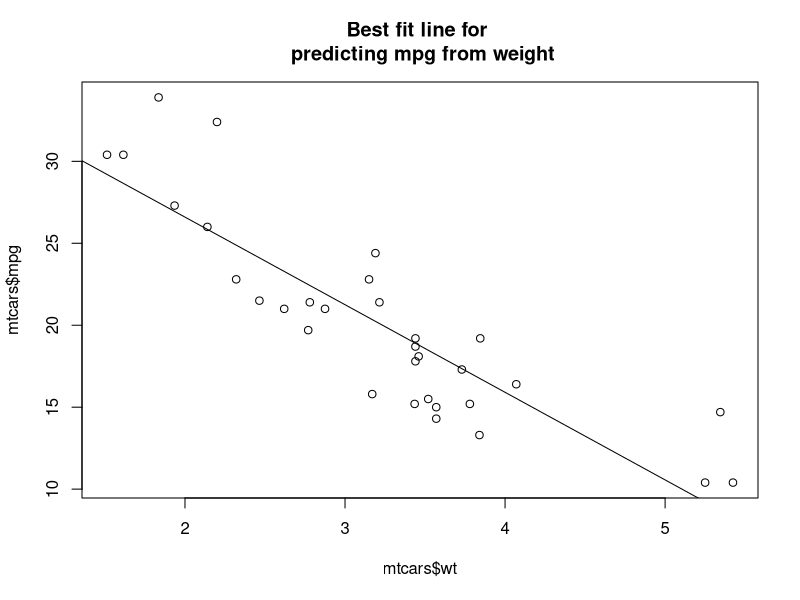
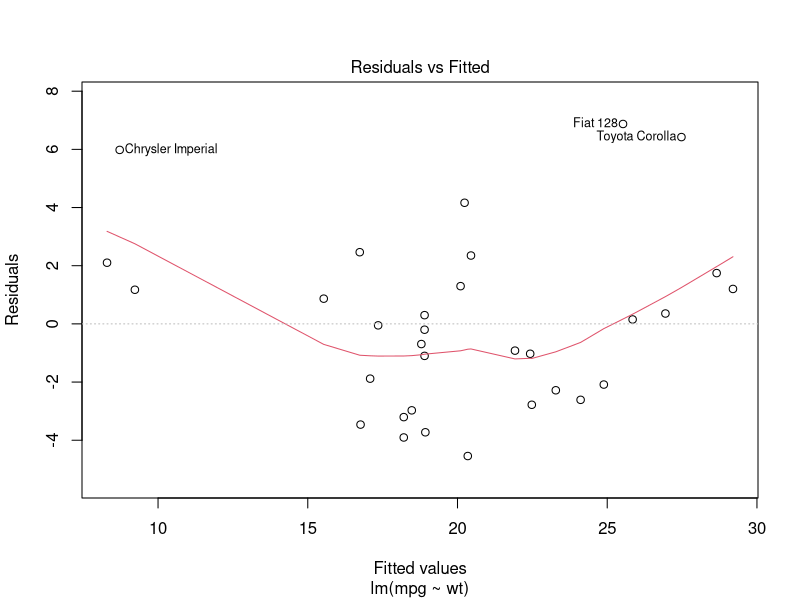
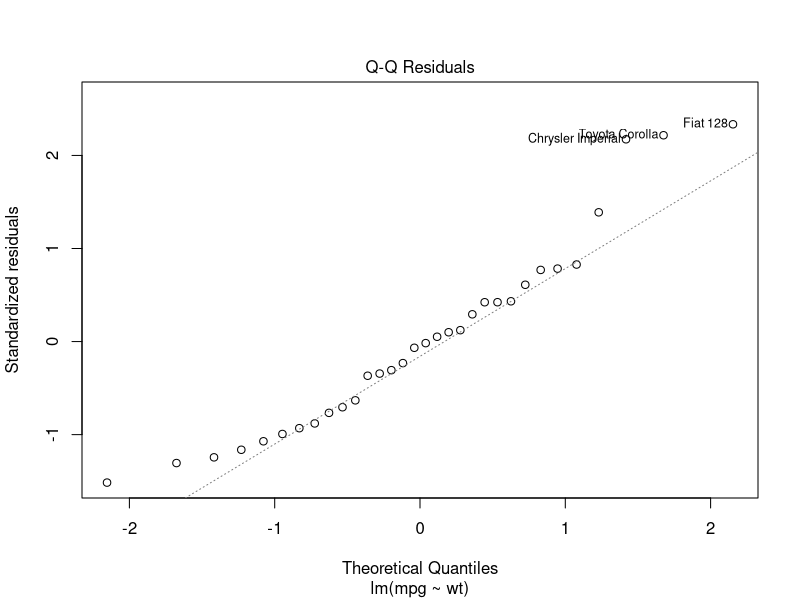

These charts were generated, in order, by the following R code:
## ---- chunk 1
knitr::opts_chunk$set(echo = T, eval = T, fig.width = 5, fig.height = 5, 
    tidy.opts = list(width.cutoff = 60), tidy = F)
## ---- chunk 2
library(tidyverse)
## ---- chunk 3
library(datasets)
data(iris)
## ---- chunk 4
a <- c(1,2,3,4,5) #sæt objektet 'a' til at være en vector af tal 
a
## ---- chunk 5
c <- c("cat","mouse","horse","sheep","dog")
c
## ---- chunk 6
is.numeric(c)
is.character(c)
## ---- chunk 7
tea_coffee <- c("tea","tea","coffee","coffee","tea")
is.factor(tea_coffee)
tea_coffee
## ---- chunk 8
tea_coffee <- as.factor(tea_coffee)
is.factor(tea_coffee)
tea_coffee
## ---- chunk 9
mydf <- data.frame("personID"=1:5, "height"=c(140,187,154,132,165), "age"=c(34,31,25,43,29))
mydf
## ---- chunk 10
mydf$personID
## ---- chunk 11
mydf$colour <- c("red","blue","green","orange","purple") #make new variable which is non-numeric
mydf
## ---- chunk 12
matrix(c(1, 2, 3, 4, 5, 6), 
    nrow=3,
    ncol=2)
## ---- chunk 13
a[1:2]
## ---- chunk 14
mydf[1:2, 2]  #first two rows (observations), second column (variable) only
## ---- chunk 15
mydf[1:2, ]  #first two rows, all columns
## ---- chunk 16
mydf[1:2,"height"]
## ---- chunk 17
mydf[mydf$height>=165,] #alle rækker i datarammen med height = 165 eller over
## ---- chunk 18
mydf[mydf$personID %in% c(1,3,5),] #alle personer med personID 1,3 eller 5 
## ---- chunk 19
mydf[!(mydf$personID %in% c(1,3,5)),] #alle personer med personID 2 eller 4
## ---- chunk 20
x <- rnorm(25,mean=0,sd=1) #standard normal distribution
x #så har vi 25 værdier fra en normal distribution med mean=0 og standard deviation=1.
## ---- chunk 21
head(x) #første 6
tail(x) #sidste 6
x[1] #første værdi
x[length(x)] #sidste data point
## ---- chunk 22
my_mean <- mean(x)
my_median <- median(x)
my_max <- max(x)
my_min <- min(x)
my_var <- var(x)
my_sd <- sd(x)
c(my_mean,my_median,my_max,my_min,my_var,my_sd) #print results
## ---- chunk 23
summary(x)
## ---- chunk 24
data(iris)
tapply(iris$Sepal.Length,iris$Species,mean) # ovenstående i kun en linje
## ---- chunk 25
# gennemsnit Sepal Length for Species setosa
mean_setosa <- mean(iris$Sepal.Length[iris$Species=="setosa"])

# gennemsnit Sepal Length for Species versicolor
mean_versi <- mean(iris$Sepal.Length[iris$Species=="versicolor"]) 

# gennemsnit Sepal Length for Species virginica
mean_virgin <- mean(iris$Sepal.Length[iris$Species=="virginica"])

c(mean_setosa,mean_versi,mean_virgin)
## ---- chunk 26
data(cars)
cor(cars$speed, cars$dist) 
## ---- chunk 27
cor.test(cars$speed, cars$dist) 
## ---- chunk 28
phenotype <- c("red","pink")
copies <- c("0","1","2")
dat <- data.frame(rbind(c(29,31,16),c(11,16,24)))
row.names(dat) <- phenotype
colnames(dat) <- copies
dat %>% knitr::kable("simple",align = "c")
#chisq.test(dat)
## ---- chunk 29
chisq.test(dat)
## ---- chunk 30
set.seed(290223) # bare for at få den samme resultat hver gang
x <- rnorm(10,mean = 3,sd = 1)
## ---- chunk 31
t.test(x,mu = 3)
## ---- chunk 32
x <- rnorm(10,3,1)
y <- rnorm(10,5,1)

t.test(x,y,var.equal = T)
## ---- chunk 33
x <- rnorm(10,3,1)
y <- rnorm(10,5,3) #større variance

t.test(x,y,var.equal = F) #var.equal=F er 'default' så man behøver ikke at specifere
## ---- chunk 34
set.seed(320)
before <- rnorm(10,3,1)
after <- rnorm(10,6,2)

t.test(before,after,paired=T) #specificy paired data
t.test(before-after,mu=0) #exactly the same result
## ---- chunk 35
#simulere data til 3 forskellige grupper fra den normale fordeling med standard afvigelse af 3
group1 <- rnorm(50,10,3)
group2 <- rnorm(55,10,3)
group3 <- rnorm(48,5,3)

#data må være i en dataramme, med den ene kolon = vores værdier, og den anden kolon = grupper
y <- c(group1,group2,group3)
x <- c(rep("G1",50),rep("G2",55),rep("G3",48))
mydf <- data.frame("group"=x,"value"=y)
## ---- chunk 36
mylm <- lm(value~group,data=mydf) #H1 model
## ---- chunk 37
mylm_null <- lm(value~1,data=mydf) #H0 model
## ---- chunk 38
anova(mylm_null,mylm)
## ---- chunk 39
data(mtcars)
plot(mtcars$wt,mtcars$mpg, main =  "Best fit line for \n predicting mpg from weight")
abline(lm(mpg ~ wt, data=mtcars))
## ---- chunk 40
mylm <- lm(mpg ~ wt, data=mtcars)  # build linear regression model
mylm
## ---- chunk 41
summary(mylm)
## ---- chunk 42
plot(mylm,which=c(1))
## ---- chunk 43
plot(mylm,which=c(2))
## ---- chunk 44
mylm_disp <- lm(mpg ~ wt + disp, data=mtcars) # build linear regression model
summary(mylm_disp)
## ---- chunk 45
mylm_cyl <- lm(mpg ~ wt + factor(cyl), data=mtcars) # build linear regression model
summary(mylm_cyl)
## ---- chunk 46
anova(mylm,mylm_cyl)
## ---- chunk 47
mytable <- structure(c(80L, 97L, 372L, 136L, 87L, 119L), .Dim = 3:2, .Dimnames = structure(list(
    c("First", "Second", "Third"), c("Died", "Survived")), .Names = c("Class", "Survival")), class = "table")

mytable
## ---- chunk 48
data(iris)

#model under H0: no difference according to group variable Species (1 just means "fit overall mean")
model_h0 <- lm(Sepal.Width ~ 1, data=iris) 

#model under H1: each level of group variable Species has its own mean
model_h1 <- lm(Sepal.Width ~ Species, data=iris) 

#compare two models - significant p-value equates to choosing H1 model
anova(model_h0,model_h1)
